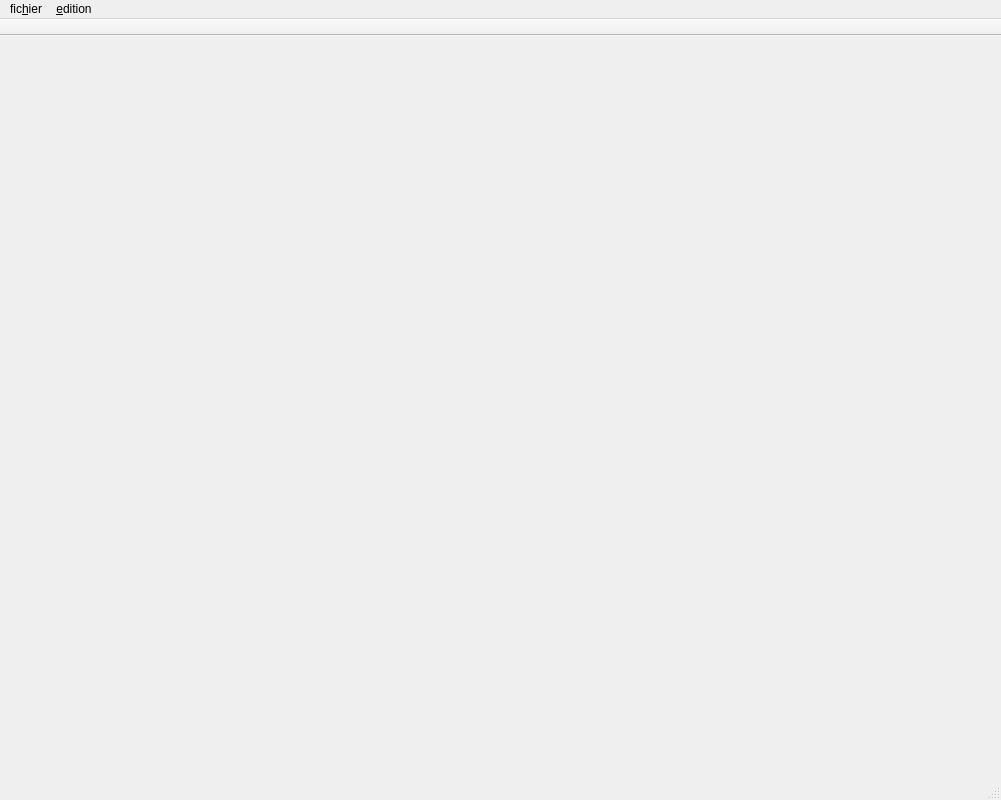
<?xml version="1.0" encoding="UTF-8"?>
<ui version="4.0">
 <class>EditionWindow</class>
 <widget class="QMainWindow" name="EditionWindow">
  <property name="geometry">
   <rect>
    <x>0</x>
    <y>0</y>
    <width>1001</width>
    <height>800</height>
   </rect>
  </property>
  <property name="minimumSize">
   <size>
    <width>1001</width>
    <height>800</height>
   </size>
  </property>
  <property name="windowTitle">
   <string>MainWindow</string>
  </property>
  <widget class="QWidget" name="centralwidget">
   <property name="enabled">
    <bool>true</bool>
   </property>
   <property name="minimumSize">
    <size>
     <width>0</width>
     <height>0</height>
    </size>
   </property>
  </widget>
  <widget class="QMenuBar" name="menubar">
   <property name="geometry">
    <rect>
     <x>0</x>
     <y>0</y>
     <width>1001</width>
     <height>22</height>
    </rect>
   </property>
   <widget class="QMenu" name="menufichier">
    <property name="title">
     <string>fic&amp;hier</string>
    </property>
    <addaction name="saveAct"/>
    <addaction name="saveAsAct"/>
    <addaction name="separator"/>
    <addaction name="closeAct"/>
   </widget>
   <widget class="QMenu" name="menuedition">
    <property name="title">
     <string>&amp;edition</string>
    </property>
    <addaction name="actiontruc"/>
   </widget>
   <addaction name="menufichier"/>
   <addaction name="menuedition"/>
  </widget>
  <widget class="QStatusBar" name="statusbar">
   <property name="sizeGripEnabled">
    <bool>true</bool>
   </property>
  </widget>
  <widget class="QToolBar" name="toolBar">
   <property name="windowTitle">
    <string>toolBar</string>
   </property>
   <property name="movable">
    <bool>false</bool>
   </property>
   <attribute name="toolBarArea">
    <enum>TopToolBarArea</enum>
   </attribute>
   <attribute name="toolBarBreak">
    <bool>false</bool>
   </attribute>
  </widget>
  <action name="saveAct">
   <property name="text">
    <string>&amp;enregistrer</string>
   </property>
   <property name="shortcut">
    <string>Ctrl+S</string>
   </property>
  </action>
  <action name="saveAsAct">
   <property name="text">
    <string>enregistrer &amp;sous</string>
   </property>
   <property name="shortcut">
    <string>Ctrl+Shift+S</string>
   </property>
  </action>
  <action name="closeAct">
   <property name="text">
    <string>&amp;fermer</string>
   </property>
  </action>
  <action name="actiontruc">
   <property name="text">
    <string>&amp;truc</string>
   </property>
  </action>
 </widget>
 <resources/>
 <connections/>
</ui>
